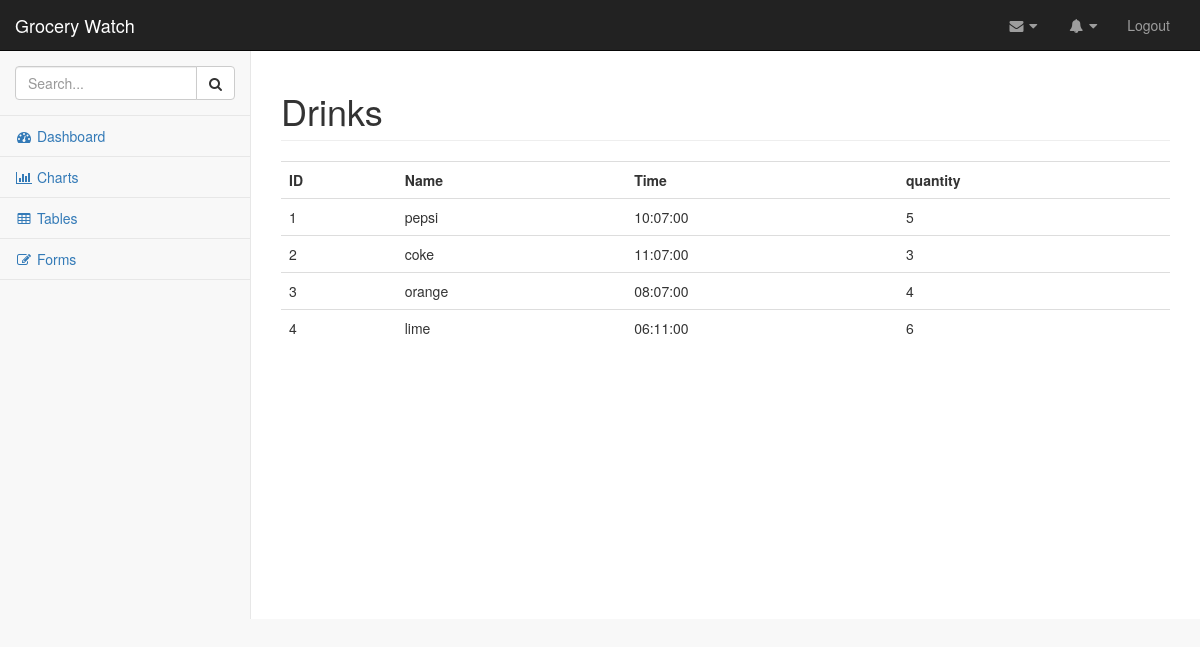
/webpages/drinks.php, run on the app's committed database.
### tables this page shows
CREATE TABLE `drinksdata` (
  `id` int(11) NOT NULL,
  `name` varchar(255) NOT NULL,
  `time` time NOT NULL,
  `quantity` int(11) NOT NULL
);

### webpages/drinks.php (the view, shortened to what this page needs)
<!DOCTYPE html>
<html lang="en">
    <head>
        <link href="css/bootstrap.min.css" rel="stylesheet" />
        <link href="../custom/bootstrap/css/bootstrap.min.css" rel="stylesheet">
        <link href="../custom/metisMenu/metisMenu.min.css" rel="stylesheet">
        <link href="../dist/css/sb-admin-2.css" rel="stylesheet">
        <link href="../custom/morrisjs/morris.css" rel="stylesheet">
        <link href="../custom/font-awesome/css/font-awesome.min.css" rel="stylesheet" type="text/css">
    </head>
    <body>
        <div id="wrapper">
             <nav class="navbar navbar-inverse navbar-static-top" role="navigation" style="margin-bottom: 0">
            <div class="navbar-header">
                <a class="navbar-brand" href="inde.php">Grocery Watch</a>
            </div>
            <ul class="nav navbar-top-links navbar-right navbar-nav">
                <li>
                    <a class="dropdown-toggle" data-toggle="dropdown">
                        <i class="fa fa-envelope fa-fw"></i> <i class="fa fa-caret-down"></i>
                    </a>
                </li>
                <li>
                    <a class="dropdown-toggle" data-toggle="dropdown" href="#">
                        <i class="fa fa-bell fa-fw"></i> <i class="fa fa-caret-down"></i>
                    </a>
                </li>
                <li>
                        <a href="login.php"> Logout</a>
                </li>
            </ul>
                <div class="navbar-default sidebar" role="navigation">
                <div class="sidebar-nav navbar-collapse">
                    <ul class="nav" id="side-menu">
                        <li class="sidebar-search">
                            <div class="input-group custom-search-form">
                                <input type="text" class="form-control" placeholder="Search...">
                                <span class="input-group-btn">
                                <button class="btn btn-default" type="button">
                                    <i class="fa fa-search"></i>
                                </button>
                            </span>
                            </div>
                        </li>
                        <li>
                            <a href="inde.php"><i class="fa fa-dashboard fa-fw"></i> Dashboard</a>
                        </li>
                        <li>
                            <a href="#"><i class="fa fa-bar-chart-o fa-fw"></i> Charts</a>
                        </li>
                        <li>
                            <a href="tables.php"><i class="fa fa-table fa-fw"></i> Tables</a>
                        </li>
                        <li>
                            <a href="forms.html"><i class="fa fa-edit fa-fw"></i> Forms</a>
                        </li>
                    </ul>
                    </div>
                </div>
                </nav>
            <div id="page-wrapper">
                 <div class="row">
                        <div class="col-lg-12">
                            <h1 class="page-header">Drinks</h1>
                        </div>
                </div>
              <?php
                $link = mysqli_connect("localhost", "root", "rootroot", "drinks");
                $sql = "SELECT id, name, time, quantity FROM drinksdata";
                $result = $link->query($sql);
                echo "<table class='table table-hover thead-inverse'>";
                echo "<tr>";
                    echo "<th>ID</th>";
                    echo "<th>Name</th>";
                    echo "<th>Time</th>";
                    echo "<th>quantity</th>";
				echo "</tr>";
                if ($result->num_rows > 0) {
					while($row = $result->fetch_assoc()) {
						echo "<tr>";
						echo "<td>" . $row["id"] . "</td>";
						echo "<td>" . $row["name"] . "</td>";
						echo "<td>" . $row["time"] . "</td>";
                        echo "<td>" . $row["quantity"] . "</td>";
						echo "</tr>";
					}
				} else {
					echo "0 results";
				}
				echo "</table>";
                ?>
            </div>
        </div>
    </body>
</html>

### data on the page
drinksdata: id "1", name "pepsi", time "10:07:00", quantity "5"
drinksdata: id "2", name "coke", time "11:07:00", quantity "3"
drinksdata: id "3", name "orange", time "08:07:00", quantity "4"
drinksdata: id "4", name "lime", time "06:11:00", quantity "6"
